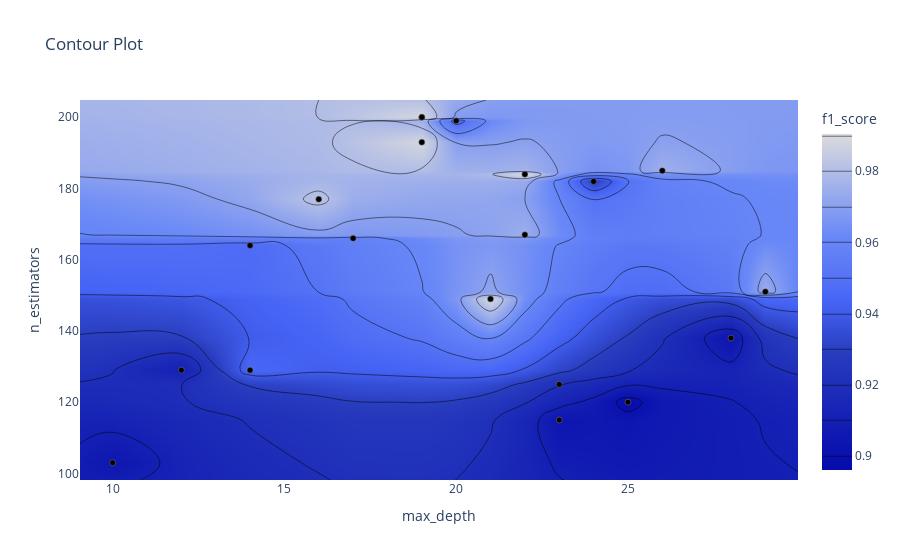

This figure's notebook cell:
### Markdown cell above
График контура отношений гиперпараметров

### Code cell
optuna.visualization.plot_contour(study, params=["max_depth", "n_estimators"],
                                  target_name="f1_score")

### Figure 1 — Plotly figure (JSON) as saved in the notebook; plotly's stock layout.template omitted (floating-point values rounded to 4 significant figures; data arrays with more than 128 entries replaced by an {"elided": "..."} marker saying what was removed)
{"data": [{"colorbar": {"title": {"text": "f1_score"}}, "colorscale": [[0, "rgb(5,10,172)"], [0.35, "rgb(40,60,190)"], [0.5, "rgb(70,100,245)"], [0.6, "rgb(90,120,245)"], [0.7, "rgb(106,137,247)"], [1, "rgb(220,220,220)"]], "connectgaps": true, "contours": {"coloring": "heatmap"}, "hoverinfo": "none", "line": {"smoothing": 1.3}, "reversescale": false, "type": "contour", "x": [9.05, 10, 12, 14, 16, 17, 19, 20, 21, 22, 23, 24, 25, 26, 28, 29, 29.95], "y": [98.15, 103, 115, 120, 125, 129, 138, 149, 151, 164, 166, 167, 177, 182, 184, 185, 193, 199, 200, 204.8], "z": {"elided": "20x17 float values"}}, {"marker": {"color": "black", "line": {"color": "Grey", "width": 0.5}}, "mode": "markers", "showlegend": false, "type": "scatter", "x": [23, 28, 29, 17, 23, 25, 14, 16, 14, 12, 19, 19, 19, 20, 22, 24, 26, 22, 10, 21], "y": [115, 138, 151, 166, 125, 120, 164, 177, 129, 129, 193, 200, 200, 199, 184, 182, 185, 167, 103, 149]}], "layout": {"title": {"text": "Contour Plot"}, "xaxis": {"range": [9.05, 29.95], "title": {"text": "max_depth"}}, "yaxis": {"range": [98.15, 204.8], "title": {"text": "n_estimators"}}}}
